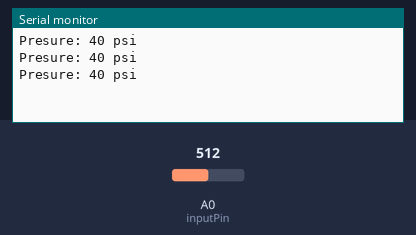
The sketch below on a simulated Arduino Uno, built with avr-gcc and run on an emulated ATmega328P. Parts: the last lines printed to the serial monitor. Inputs (shaded band) come from the test bench; at power-on: A0 (inputPin) = 512.

Above: at 1.3 s.
1.4 s: A0 (inputPin) set to 716
At 1.9 s:
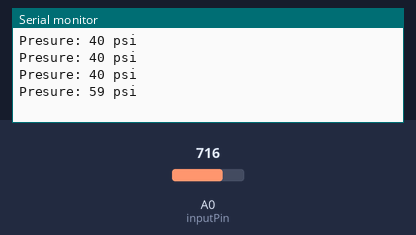
2.9 s: A0 (inputPin) set to 900
At 3.4 s:
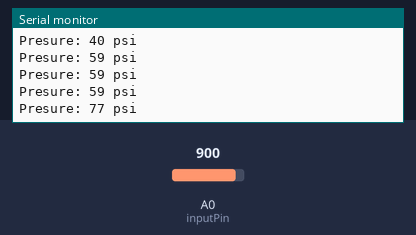
Timing chart, 0 to 5.9 s (numbered marks = the images above; inputs shaded):
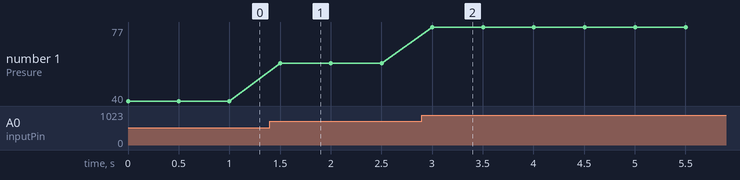

Measured:
- after the input at 1.4 s, the serial monitor: prints a new line after 0.10 s (image 1)
- after the input at 2.9 s, the serial monitor: prints a new line after 0.10 s (image 2)
- plotted number 1: 40 → 59 after the input at 1.4 s, 59 → 77 after the input at 2.9 s

The sketch:

presure_test.ino
```cpp
int inputPin = 0;
int Vo;
int psi;

void setup() {
  // put your setup code here, to run once:
Serial.begin(9600);

}

void loop() {
  // put your main code here, to run repeatedly:
  Vo = analogRead(inputPin);
  psi = map(Vo, 102, 921, 0, 80);

  Serial.print("Presure: ");
  Serial.print(psi);
  Serial.println(" psi");

  delay(500);
}
```
